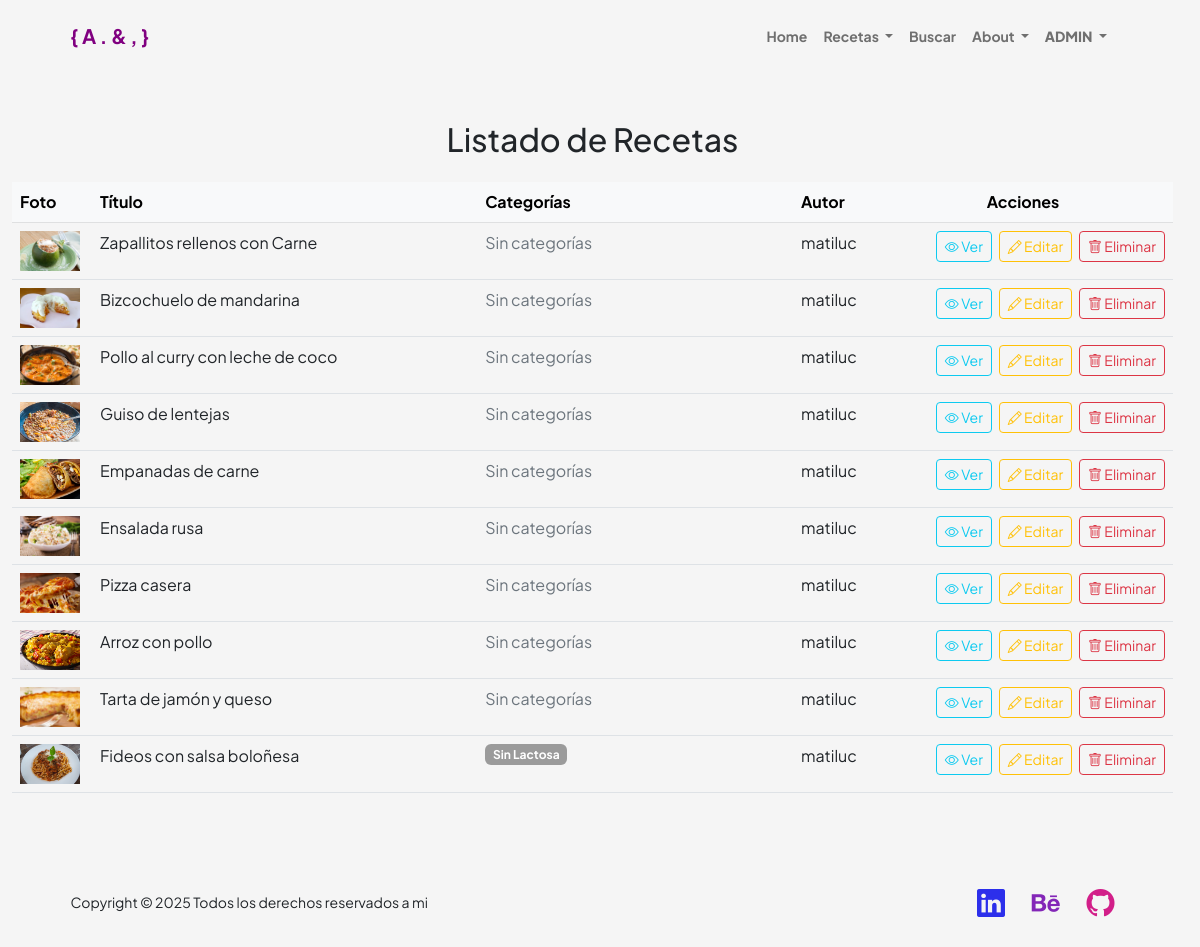
Before: /tabla_edicion_recetas/ (signed in) with the older database file.
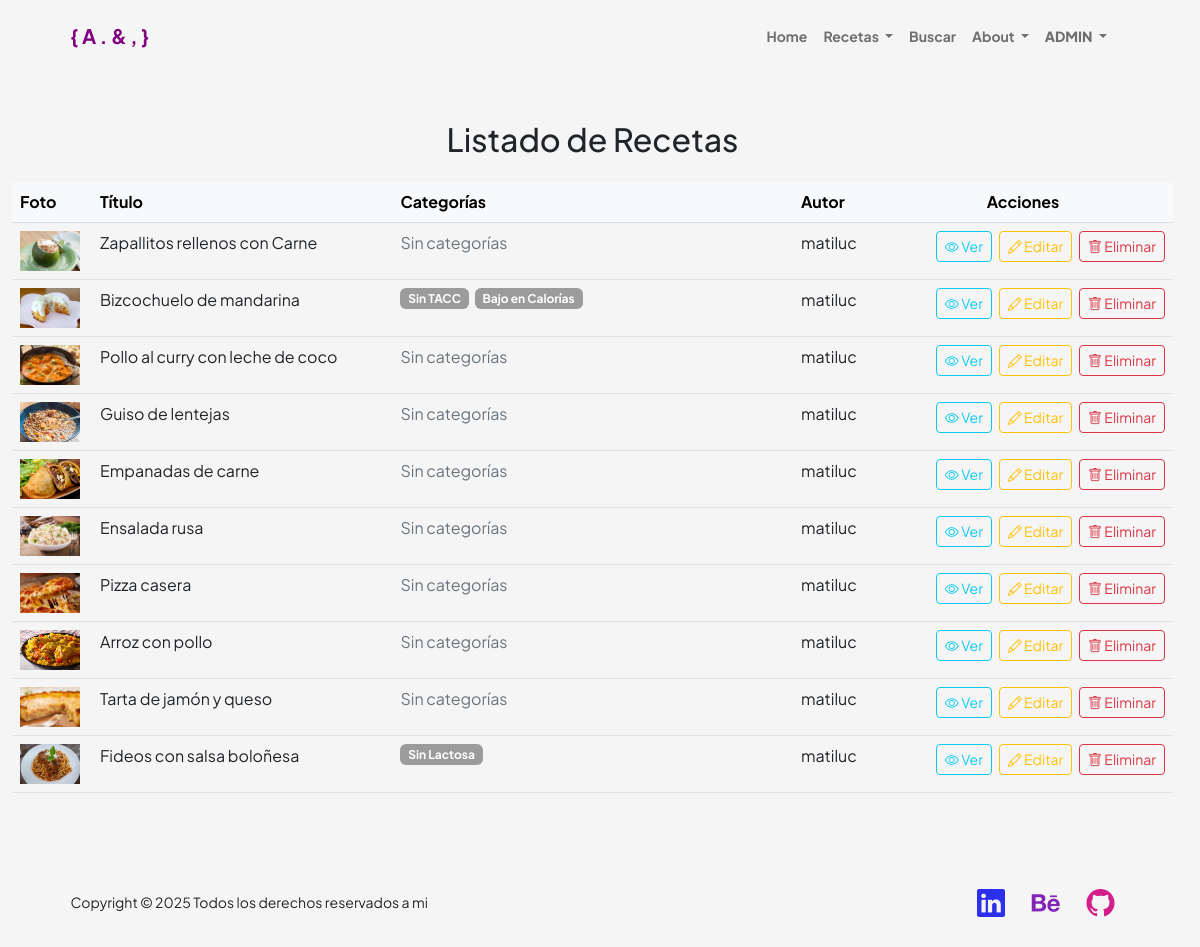
After: the same page with the newer database file.
### portfolio/models.py (models this page shows, shortened)
class Receta(models.Model):
    titulo = models.CharField(max_length=100)
    foto = models.ImageField(upload_to='recetas/', null=True, blank=True)
    categorias = models.JSONField(default=list, blank=True, null=True)
    receta = RichTextField(blank=False)
    fecha = models.DateField(default=timezone.now)  # <-- FECHA
    autor = models.ForeignKey(User, on_delete=models.CASCADE)  # <-- AUTOR
    def get_categorias_display(self):
        category_map = dict(CATEGORIA_CHOICES)
        if self.categorias is None:
            return []
        return [category_map.get(cat, cat.replace('_', ' ').capitalize()) for cat in self.categorias]

### portfolio/views.py (the view)
# urls.py: path('tabla_edicion_recetas/', views.tabla_edicion_recetas, name='tabla_edicion_recetas'),
@user_passes_test(solo_superuser)
def tabla_edicion_recetas(request):
    if request.user.is_superuser:
        recetas = Receta.objects.all().order_by('-id')
    else:
        recetas = Receta.objects.filter(autor=request.user).order_by('-id')
    return render(request, 'portfolio/tabla_edicion_recetas.html', {'recetas': recetas})

### portfolio/views.py (called while the page is built)
def solo_superuser(user):
    return user.is_superuser

### portfolio/templates/portfolio/tabla_edicion_recetas.html (shortened to what this page needs)
{% extends 'portfolio/padre.html' %}
{% load static %}
{% block contenido %}
<div class="container py-5" style="max-width: 1200px;">
    <h2 class="mb-4 text-center">Listado de Recetas</h2>
    <div class="table-responsive">
        <table class="table table-hover align-left">
            <thead class="table-light">
                <tr class="text-start">
                    <th style="width: 80px;">Foto</th>
                    <th style="max-width: 150px;">Título</th>
                    <th style="max-width: 100px;">Categorías</th>
                    {% if request.user.is_superuser %}
                        <th style="width: 80px;">Autor</th>
                    {% endif %}
                    <th style="width: 300px;" class="text-center">Acciones</th>
                </tr>
            </thead>
            <tbody>
                {% for receta in recetas %}
                <tr>
                    <td>
                        {% if receta.foto %}
                            <img src="{{ receta.foto.url }}" alt="{{ receta.titulo }}" style="width: 60px; height: 40px; object-fit: cover;">
                        {% else %}
                            <img src="{% static 'portfolio/img/imagen_default.jpg' %}" alt="Sin foto" style="width: 60px; height: 40px; object-fit: cover;">
                        {% endif %}
                    </td>
                    <td style="max-width: 150px; overflow: hidden; text-overflow: ellipsis; white-space: nowrap;" class="text-start">
                        {{ receta.titulo }}
                    </td>
                    <td style="max-width: 200px;" class="text-start">
                        <div style="display: flex; flex-wrap: wrap; gap: 2px;">
                            {% for categoria_display in receta.get_categorias_display %}
                                <span class="badge bg-secondary me-1 mb-1" style="background-color: #9b9b9b !important;">{{ categoria_display }}</span>
                            {% empty %}
                                <span class="text-muted">Sin categorías</span>
                            {% endfor %}
                        </div>
                    </td>
                    {% if request.user.is_superuser %} <td style="max-width: 80px; overflow: hidden; text-overflow: ellipsis; white-space: nowrap;" class="text-start">
                            {{ receta.autor }}
                        </td>
                    {% endif %}
                    <td class="text-end">
                        <a href="{% url 'detalle_receta' receta.pk %}" class="btn btn-sm btn-outline-info me-1" title="Ver">
                            <i class="bi bi-eye"></i>
                            Ver
                        </a>
                        <a href="{% url 'editar_receta' receta.pk %}" class="btn btn-sm btn-outline-warning me-1" title="Editar">
                            <i class="bi bi-pencil"></i>
                            Editar
                        </a>
                    <form method="post" action="{% url 'eliminar_receta' receta.pk %}" style="display: inline;" onsubmit="return confirm('¿Estás seguro de que quieres eliminar esta receta?');">
                        <button type="submit" class="btn btn-sm btn-outline-danger" title="Eliminar" onclick="event.stopPropagation();">
                            <i class="bi bi-trash"></i>
                            Eliminar
                        </button>
                    </form>
                    </td>
                </tr>
                {% empty %}
                <tr>
                    <td colspan="5" class="text-center">No hay recetas cargadas.</td>
                </tr>
                {% endfor %}
            </tbody>
        </table>
    </div>
</div>
{% endblock %}

Changed rows visible on the page:
changed Receta "Bizcochuelo de mandarina": no longer shows "Sin categorías"
Other visible differences:
new list line: "Sin TACC"
new list line: "Bajo en Calorías"
